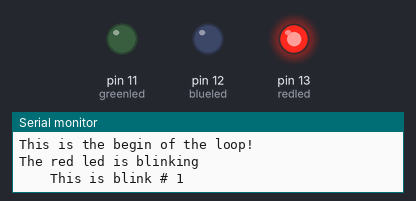
A sketch run on a simulated Arduino Uno, built with avr-gcc and run on an emulated ATmega328P. On the bench: output pins drawn as LEDs (lit = HIGH), the last lines printed to the serial monitor.

Above: at 1.0 s.
At 5.5 s:
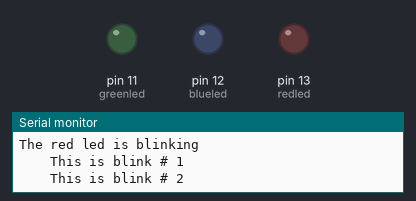
At 10.0 s:
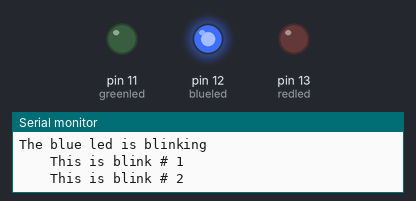
At 22.0 s:
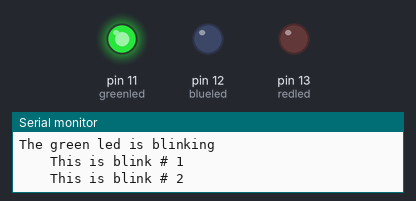
Timing chart, 0 to 31.2 s (numbered marks = the images above):
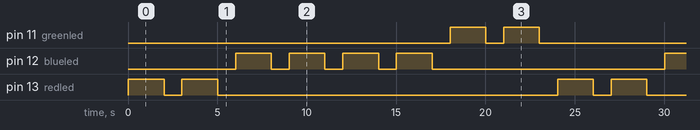

The sketch:

led2.ino
```cpp
int numberoffblinksred = 2;
int numberoffblinksblue = 4;
int numberoffblinksgreen = 2;
int redled = 13;
int blueled = 12;
int greenled = 11;
int ontime = 2000;
int offtime = 1000;
String st1=("This is the begin of the ");
String st2=("loop!");
String st3;

void setup() {
  // put your setup code here, to run once:
  Serial.begin(9600);
  pinMode(redled, OUTPUT);
  pinMode(blueled, OUTPUT);
  pinMode(greenled, OUTPUT);

}

void loop() {
  // put your main code here, to run repeatedly:
  st3=st1+st2;
  Serial.println(st3);
  Serial.println("The red led is blinking");
  for(int j=1; j<=numberoffblinksred; j=j+1){
    Serial.print("    This is blink # ");
    Serial.println(j);
    digitalWrite (redled, HIGH);
    delay(ontime);
    digitalWrite (redled, LOW);
    delay(offtime);
    }
  Serial.println("The blue led is blinking");
  for(int j=1; j<=numberoffblinksblue; j=j+1){
    Serial.print("    This is blink # ");
    Serial.println(j);
    digitalWrite (blueled, HIGH);
    delay(ontime);
    digitalWrite (blueled, LOW);
    delay(offtime);
    }
  Serial.println("The green led is blinking");
  for(int j=1; j<=numberoffblinksgreen; j=j+1){
    Serial.print("    This is blink # ");
    Serial.println(j);
    digitalWrite (greenled, HIGH);
    delay(ontime);
    digitalWrite (greenled, LOW);
    delay(offtime);
  }

}
```

Measured:
- by itself, pin 11 (greenled), pin 13 (redled): repeats every 24.0 s: LOW 1.0 s, HIGH 2.0 s, LOW 19.0 s, HIGH 2.0 s
- by itself, pin 12 (blueled): repeats every 24.0 s: 3 × (LOW 1.0 s, HIGH 2.0 s), LOW 13.0 s, HIGH 2.0 s
- by itself, everything shown: repeats every 24.0 s, in 16 steps
